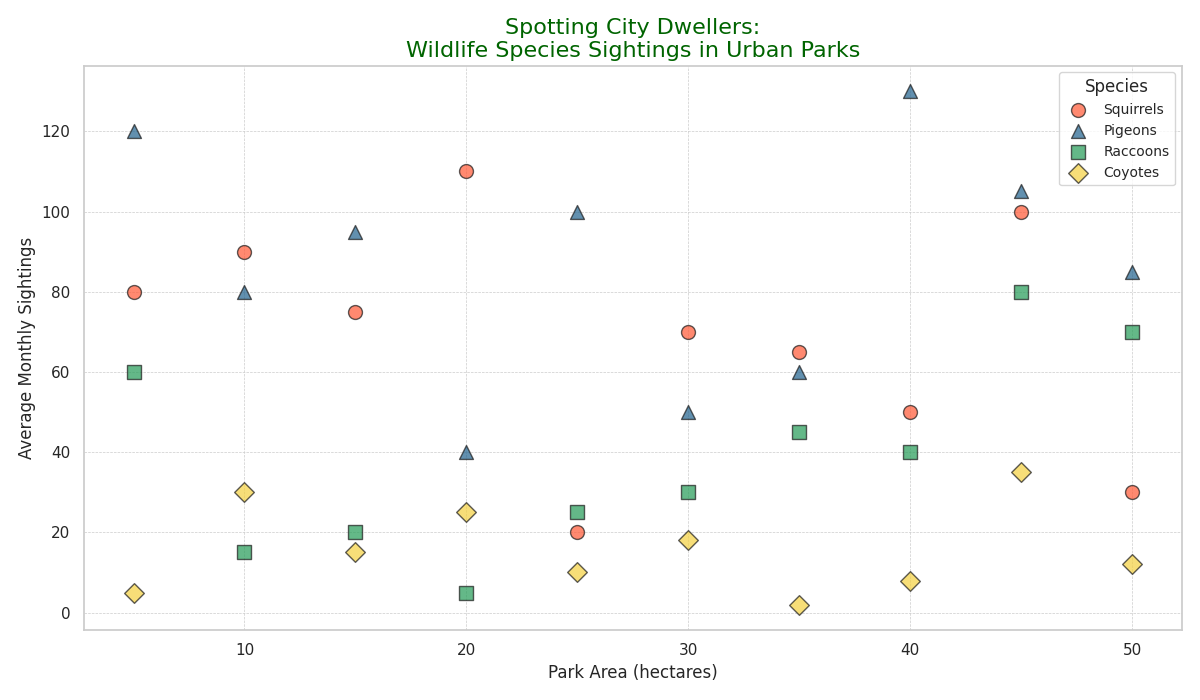

Write Python code to recreate this figure.
import matplotlib.pyplot as plt
import numpy as np

park_areas = np.array([5, 10, 15, 20, 25, 30, 35, 40, 45, 50])

species_data = {
    'Squirrels': {
        'sightings': np.array([20, 30, 50, 70, 65, 80, 75, 90, 100, 110]),
        'marker': 'o',
        'color': '#FF5733'
    },
    'Pigeons': {
        'sightings': np.array([40, 50, 60, 80, 85, 100, 95, 105, 120, 130]),
        'marker': '^',
        'color': '#1F618D'
    },
    'Raccoons': {
        'sightings': np.array([5, 15, 20, 30, 25, 40, 45, 60, 70, 80]),
        'marker': 's',
        'color': '#239B56'
    },
    'Coyotes': {
        'sightings': np.array([2, 5, 8, 12, 10, 15, 18, 25, 30, 35]),
        'marker': 'D',
        'color': '#F4D03F'
    },
}

plt.figure(figsize=(12, 7))

for species, data in species_data.items():
    np.random.shuffle(data['sightings'])
    plt.scatter(park_areas, data['sightings'], label=species, marker=data['marker'],
                color=data['color'], s=100, alpha=0.7, edgecolors='k')

plt.title('Spotting City Dwellers:\nWildlife Species Sightings in Urban Parks', fontsize=16, color='darkgreen')
plt.xlabel('Park Area (hectares)', fontsize=12)
plt.ylabel('Average Monthly Sightings', fontsize=12)
plt.grid(True, linestyle='--', linewidth=0.5)
plt.legend(title='Species', fontsize=10)
plt.tight_layout()

plt.show()
